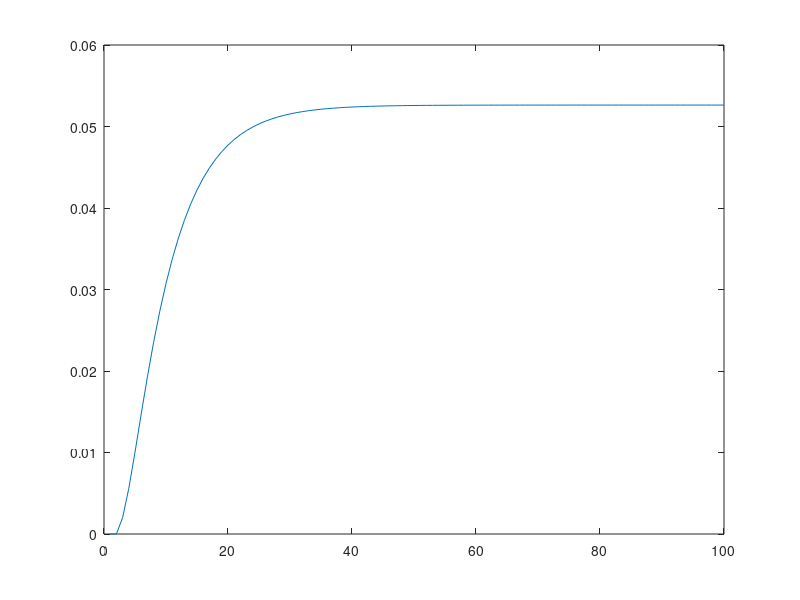

Recreate this plot in MATLAB.
%Os estados absorventes devem ficar nas ultimas linhas e colunas
% Forma canonica
% T = [Q 0
%      R I] I- matriz identidade
%F = (I-Q)^(-1)
% sum(F)
% n º de transicoes de cada estado transitorio antes da absorveçao
% B = R*F
% B(i,j): começando num estado j com ela a prob de cada estado de
% absorveção i


% Q = 1 2 4
%    1
%    2
%    4 
Q = [0.8 0.2 0  %Q- mastriz de estados não absoreventes para
    0 0.6 0.1   % estados não absorventes
    0.3 0.2 0.4]';

% R =  3 5
%    1
%    2
%    4 
R = [0 0
     0.3 0
     0 0.1]';

I = eye(2,2);

zero = zeros(3,2); %linhas,colunas

T = [Q zero
      R I];

%%%%%% (b e c) %%%%%%5
%%%%%%%%%%%%%%%%%

fb = zeros(1,100);
fc13 = zeros(1,100);
fc15 = zeros(1,100);

for i = 1:100
    aux = T^i;
    fb(i) = aux(2,1);
    fc13(i) = aux(4,1);
    fc15(i) = aux(5,1);
end

%plot(fb)
plot(fc15)

% O prob do estado 3 é maior porque existem 2 estados
%absorventes e o estado absorevnete que tende mais para 1 
%é o que tem o caminho de transição mais prob





% d) Matriz Q (feito em cima)
fprintf("d)\n");
display(Q);


% e) Matriz Fundamental
fprintf("e)\n")
I = eye(3,3);
F = I -Q;
F = F^(-1); % = inv(F)
display(F);

% f)
t = F';
tmp = [1
       1
       1];
t = F * tmp;
fprintf("f)\n")
fprintf("Número de passos antes da absorção:\n");
fprintf("Começando no estado 1: %.4f\n", t(1));
fprintf("Começando no estado 2: %.4f\n", t(2));
fprintf("Começando no estado 4: %.4f\n", t(3));


% g) Matriz B das probabilidades de absorção
 B = R * F;
fprintf("g)\n")
fprintf("Começando no estado 1, probabilidade  de estar no estado 3: %.4f\n",B(1,1));
fprintf("Começando no estado 1, probabilidade de estar no estado 5: %.4f\n", B(2,1));
